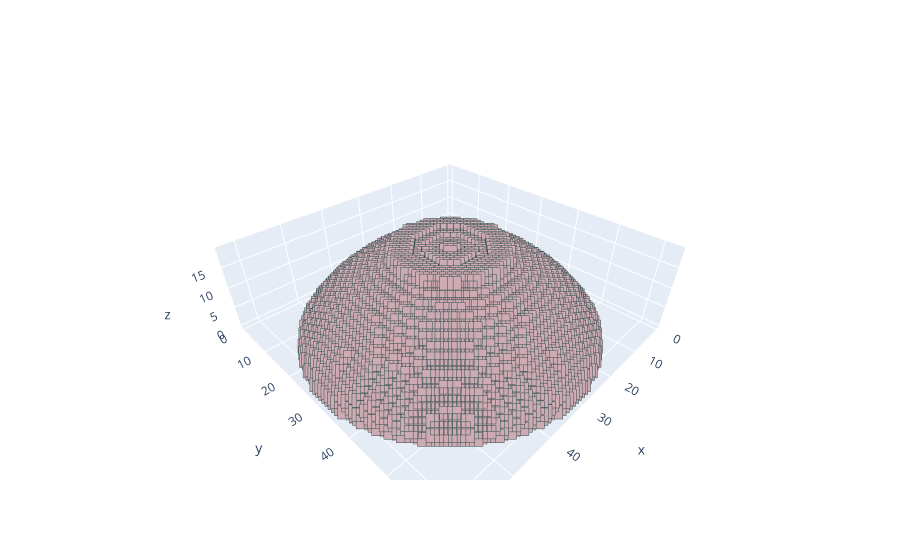

Source (notebook cell):
### Code cell
ut.plot(vox_pottery)

### Figure 1 — Plotly figure (JSON) as saved in the notebook; plotly's stock layout.template omitted (floating-point values rounded to 4 significant figures; data arrays with more than 128 entries replaced by an {"elided": "..."} marker saying what was removed)
{"data": [{"marker": {"color": "#ceabb2", "line": {"color": "DarkSlateGrey", "width": 2}, "size": 5, "symbol": "square"}, "mode": "markers", "type": "scatter3d", "x": {"elided": "11594 int values"}, "y": {"elided": "11594 int values"}, "z": {"elided": "11594 int values"}}], "layout": {}}
